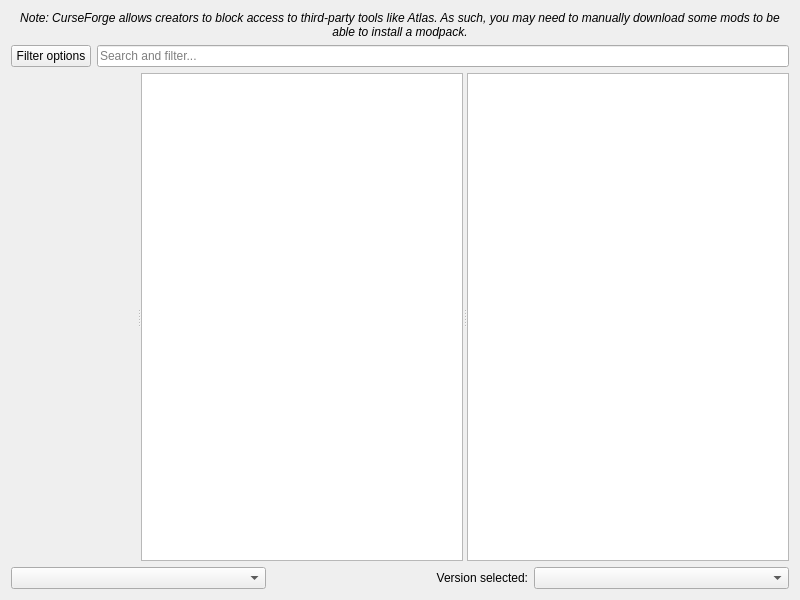
<?xml version="1.0" encoding="UTF-8"?>
<ui version="4.0">
 <class>FlamePage</class>
 <widget class="QWidget" name="FlamePage">
  <property name="geometry">
   <rect>
    <x>0</x>
    <y>0</y>
    <width>800</width>
    <height>600</height>
   </rect>
  </property>
  <layout class="QVBoxLayout" name="verticalLayout">
   <item>
    <widget class="QLabel" name="label_2">
     <property name="font">
      <font>
       <italic>true</italic>
      </font>
     </property>
     <property name="text">
      <string>Note: CurseForge allows creators to block access to third-party tools like Atlas. As such, you may need to manually download some mods to be able to install a modpack.</string>
     </property>
     <property name="alignment">
      <set>Qt::AlignCenter</set>
     </property>
     <property name="wordWrap">
      <bool>true</bool>
     </property>
    </widget>
   </item>
   <item>
    <layout class="QHBoxLayout" name="horizontalLayout">
     <item>
      <widget class="QPushButton" name="filterButton">
       <property name="text">
        <string>Filter options</string>
       </property>
      </widget>
     </item>
     <item>
      <widget class="QLineEdit" name="searchEdit">
       <property name="placeholderText">
        <string>Search and filter...</string>
       </property>
      </widget>
     </item>
    </layout>
   </item>
   <item>
    <widget class="QSplitter" name="splitter">
     <property name="sizePolicy">
      <sizepolicy hsizetype="Expanding" vsizetype="Expanding">
       <horstretch>0</horstretch>
       <verstretch>0</verstretch>
      </sizepolicy>
     </property>
     <property name="orientation">
      <enum>Qt::Horizontal</enum>
     </property>
     <widget class="QWidget" name="widget" native="true"/>
     <widget class="QListView" name="packView">
      <property name="horizontalScrollBarPolicy">
       <enum>Qt::ScrollBarAlwaysOff</enum>
      </property>
      <property name="alternatingRowColors">
       <bool>true</bool>
      </property>
      <property name="iconSize">
       <size>
        <width>48</width>
        <height>48</height>
       </size>
      </property>
      <property name="verticalScrollMode">
       <enum>QAbstractItemView::ScrollPerPixel</enum>
      </property>
     </widget>
     <widget class="ProjectDescriptionPage" name="packDescription">
      <property name="openExternalLinks">
       <bool>true</bool>
      </property>
      <property name="openLinks">
       <bool>true</bool>
      </property>
     </widget>
    </widget>
   </item>
   <item>
    <layout class="QHBoxLayout">
     <item>
      <widget class="QComboBox" name="sortByBox"/>
     </item>
     <item>
      <widget class="QLabel" name="label">
       <property name="text">
        <string>Version selected:</string>
       </property>
       <property name="alignment">
        <set>Qt::AlignRight|Qt::AlignTrailing|Qt::AlignVCenter</set>
       </property>
      </widget>
     </item>
     <item>
      <widget class="QComboBox" name="versionSelectionBox"/>
     </item>
    </layout>
   </item>
  </layout>
 </widget>
 <customwidgets>
  <customwidget>
   <class>ProjectDescriptionPage</class>
   <extends>QTextBrowser</extends>
   <header>ui/widgets/ProjectDescriptionPage.h</header>
  </customwidget>
 </customwidgets>
 <tabstops>
  <tabstop>packView</tabstop>
  <tabstop>packDescription</tabstop>
  <tabstop>sortByBox</tabstop>
  <tabstop>versionSelectionBox</tabstop>
 </tabstops>
 <resources/>
 <connections/>
</ui>
